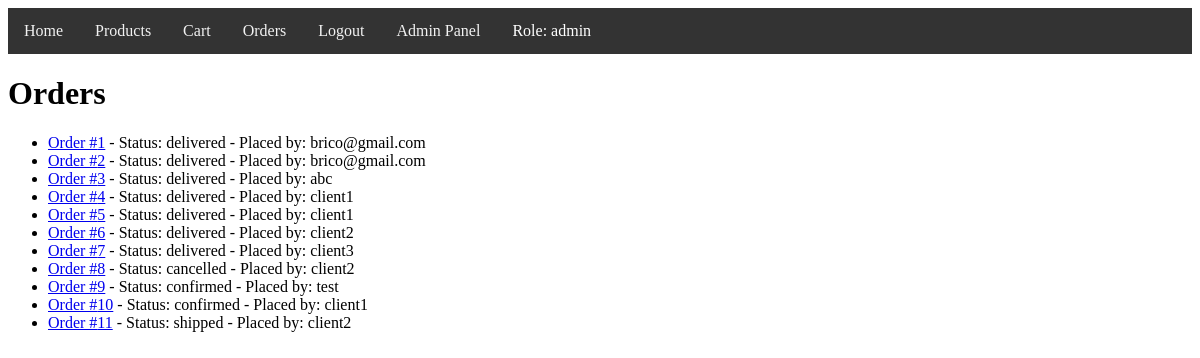
Page /orders (signed in) on the committed database.
### models/order/order.py (models this page shows)
class Order(db.Model):
    id = db.Column(db.Integer, primary_key=True)
    user_id = db.Column(db.Integer, db.ForeignKey('user.id'), nullable=False)
    status = db.Column(db.String(50), nullable=False, default='pending')
    created_at = db.Column(db.DateTime, default=datetime.utcnow)
    items = db.relationship('OrderItem', backref='order', lazy=True)

### models/user/user.py (models this page shows)
class User(db.Model):
    id = db.Column(db.Integer, primary_key=True)
    username = db.Column(db.String(150), unique=True, nullable=False)
    password = db.Column(db.String(150), nullable=False)
    role = db.Column(db.String(50), nullable=False, default='user')  # Nowa kolumna
    orders = db.relationship('Order', backref='user', lazy=True)

### controllers/order/order_view.py (the view)
@order_blueprint.route('/orders')
def orders():
    if 'user_id' not in session:
        flash('You need to be logged in to view orders.', 'danger')
        return redirect(url_for('user.login'))
    user = User.query.get(session['user_id'])
    orders_with_users = order_repository.get_all_order_for_user(user)
    return render_template('orders.html', orders_with_users=orders_with_users, user=user)

### controllers/order/order_repository.py (called while the page is built)
    def get_all_order_for_user(self, user):
        if user.role == 'client':
            orders = Order.query.filter_by(user_id=user.id).all()
        else:
            orders = Order.query.all()
        orders_with_users = []
        for order in orders:
            order_user = User.query.get(order.user_id)
            orders_with_users.append((order, order_user))
        return orders_with_users

### templates/orders.html (shortened to what this page needs)
{% extends "base.html" %}
{% block content %}
<h1>Orders</h1>
<ul>
    {% for order, order_user in orders_with_users %}
    <li>
        <a href="{{ url_for('order.order_detail', order_id=order.id) }}">Order #{{ order.id }}</a> - Status: {{ order.status }} - Placed by: {{ order_user.username }}
    </li>
    {% endfor %}
</ul>
{% endblock %}

### rows in the picture
Order: id "1", status "delivered", username "brico@gmail.com"
Order: id "2", status "delivered", username "brico@gmail.com"
Order: id "3", status "delivered", username "abc"
Order: id "4", status "delivered", username "client1"
Order: id "5", status "delivered", username "client1"
Order: id "6", status "delivered", username "client2"
Order: id "7", status "delivered", username "client3"
Order: id "8", status "cancelled", username "client2"
Order: id "9", status "confirmed", username "test"
Order: id "10", status "confirmed", username "client1"
Order: id "11", status "shipped", username "client2"

### other values in the picture
{{ session.get('role') }} "admin"
